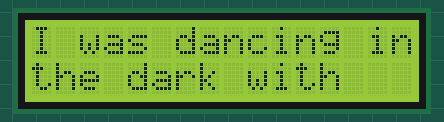
Recording of a sketch running on a simulated Arduino Uno, built with avr-gcc and run on an emulated ATmega328P. Shown: 16×2 character LCD.

Above: at 0.1 s.
At 6.2 s:
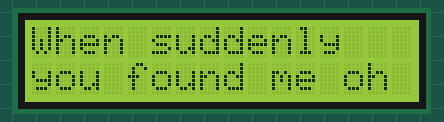
At 11.2 s:
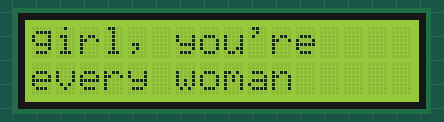
At 18.8 s:
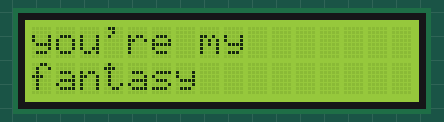
At 26.8 s:
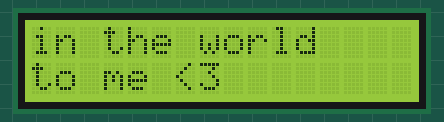
At 36.9 s:
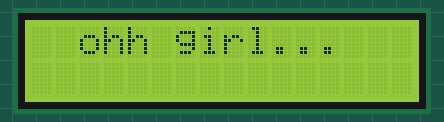

Measured:
- what the display in image 1 shows lasts 5.0 s, from 6.2 s to 11.2 s
- what the display in image 2 shows lasts 2.5 s, from 11.2 s to 13.7 s
- what the display in image 4 shows lasts 4.0 s, from 26.8 s to 30.8 s

The sketch:

everywoman.ino
```cpp
#include <Wire.h>
#include <LiquidCrystal_I2C.h>

// Set the LCD address to 0x27 for a 16 chars and 2 line display
LiquidCrystal_I2C lcd(0x27, 16, 2);

void setup()
{
	// initialize the LCD
	lcd.begin();

	// Turn on the blacklight and print a message.
	/*lcd.backlight();
	lcd.print("Engr. Jay Tanza");*/
}

void loop()
{
  lcd.print("I was dancing in");
  lcd.setCursor(0,1);
  lcd.print("the dark with");
  delay(2000);
  lcd.clear();
  lcd.print("Strangers");
  delay(2000);
  lcd.clear();
  lcd.print("No love ");
  lcd.setCursor(0,1);
  lcd.print("around me");
  delay(2000);
  lcd.clear();

  lcd.print("When suddenly");
  lcd.setCursor(0,1);
  lcd.print("you found me oh");
  delay(5000);
  lcd.clear();
  lcd.print("girl, you're");
  lcd.setCursor(0,1);
  lcd.print("every woman");
  delay(2500);
  lcd.clear();

  lcd.print("in the world");
  lcd.setCursor(0,1);
  lcd.print("to me <3");
  delay(5000);
  lcd.clear();

  lcd.print("you're my");
  lcd.setCursor(0,1);
  lcd.print("fantasy");
  delay(2500);
  lcd.clear();

  lcd.print("you're my");
  lcd.setCursor(0,1);
  lcd.print("reality");
  delay(3000);
  lcd.clear();

   lcd.print("girl, you're");
  lcd.setCursor(0,1);
  lcd.print("every woman");
  delay(2500);
  lcd.clear();

  lcd.print("in the world");
  lcd.setCursor(0,1);
  lcd.print("to me <3");
  delay(4000);
  lcd.clear();

  lcd.print("you're every");
  lcd.setCursor(0,1);
  lcd.print("thing i need");
  delay(3000);
  lcd.clear();

  lcd.print("you're every");
  lcd.setCursor(0,1);
  lcd.print("thing to me");
  delay(3000);
  lcd.clear();

  lcd.print("  ohh girl...");
  delay(5000);
  lcd.clear();
  /*
	// Do nothing here...
  lcd.clear();
  lcd.print("Hi Welcome!");
  delay(1000);
  lcd.clear();

  lcd.print("I am Engr.");
  lcd.setCursor(0,1);
  lcd.print("Jay Gwapo Tanza");
  delay(1000);
  lcd.clear();

  lcd.print("I am Charming ");
  lcd.setCursor(0,1);
  lcd.print("and Gentleman!");
  delay(1000);
  lcd.clear();
  */
}
```
